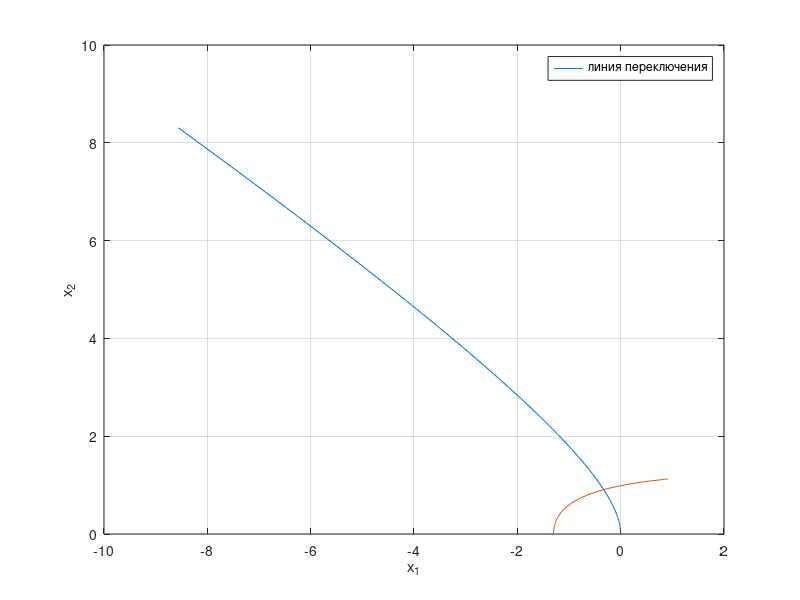
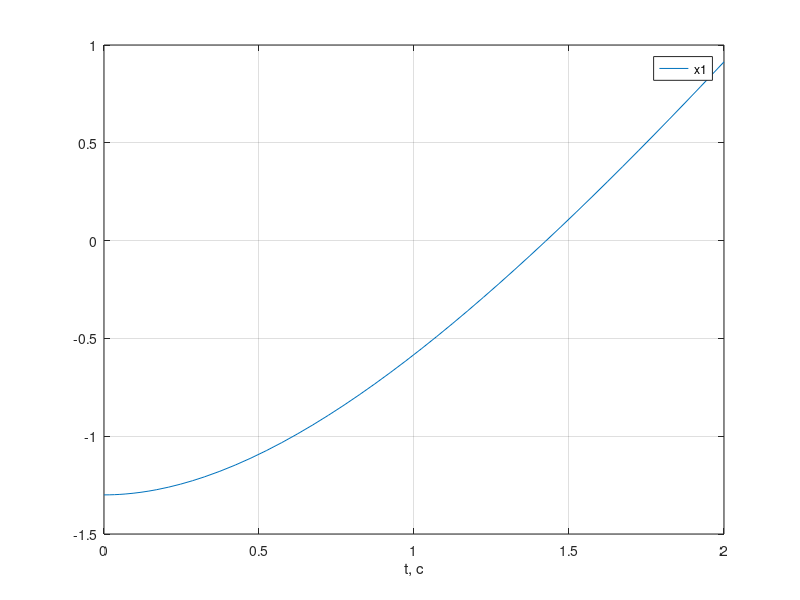
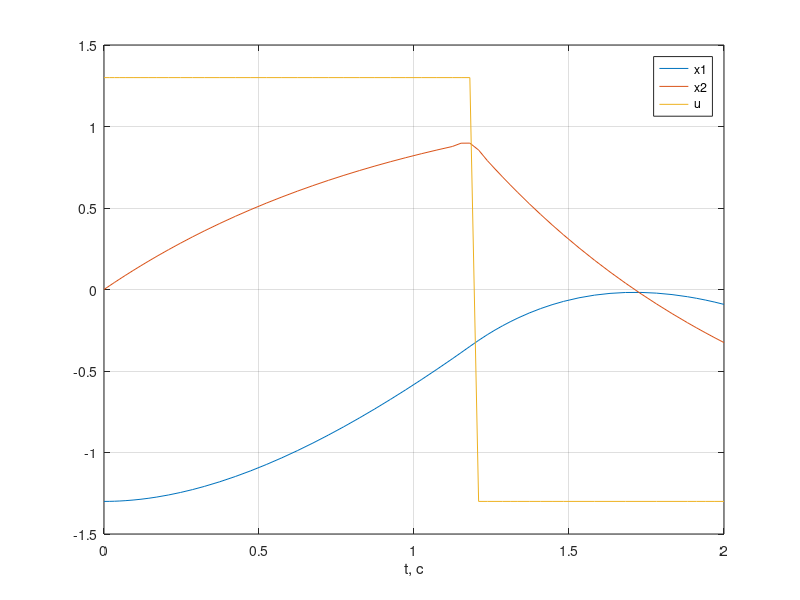

Reproduce these figures in MATLAB, in order.
clear
close all
clc
u_rev = -1.3;
u = 1.3;
syst_rev = @(t, x) [1.5*x(2); -x(2) + u_rev];
syst = @(t, x) [1.5*x(2); -x(2) + u];
ts = [0 2];
X0_rev = [0 0];
X0 = [-1.3 0];
[t_rev, x_rev] = ode45(syst_rev, [2 0], X0_rev);
[t, x] = ode45(syst, ts, X0);
figure()
plot(x_rev(:,1), x_rev(:,2), x(:,1), x(:,2)), grid
xlabel('x_1'), ylabel('x_2')
legend('линия переключения')
figure()
plot(t, x(:,1)), grid
xlabel('t, c')
legend('x1')
% Нахождение T
t1 = 1.2;
syst = @(t, x) [1.5*x(2); -x(2) + u*sign(t1-t)];
[t, x] = ode45(syst, ts, X0);
u_res = u*sign(t1-t);
figure()
plot(t, x, t, u_res), grid
xlabel('t, c')
legend('x1', 'x2', 'u')
